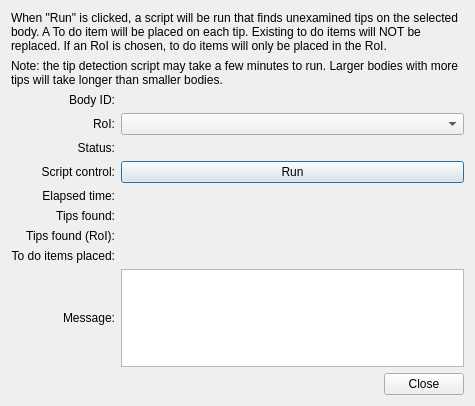
<?xml version="1.0" encoding="UTF-8"?>
<ui version="4.0">
 <class>TipDetectorDialog</class>
 <widget class="QDialog" name="TipDetectorDialog">
  <property name="geometry">
   <rect>
    <x>0</x>
    <y>0</y>
    <width>475</width>
    <height>406</height>
   </rect>
  </property>
  <property name="windowTitle">
   <string>Tip Detector</string>
  </property>
  <layout class="QVBoxLayout" name="verticalLayout">
   <item>
    <widget class="QLabel" name="label_2">
     <property name="text">
      <string>When &quot;Run&quot; is clicked, a script will be run that finds unexamined tips on the selected body. A To do item will be placed on each tip. Existing to do items will NOT be replaced. If an RoI is chosen, to do items will only be placed in the RoI.</string>
     </property>
     <property name="wordWrap">
      <bool>true</bool>
     </property>
    </widget>
   </item>
   <item>
    <widget class="QLabel" name="label_3">
     <property name="text">
      <string>Note: the tip detection script may take a few minutes to run. Larger bodies with more tips will take longer than smaller bodies.</string>
     </property>
     <property name="wordWrap">
      <bool>true</bool>
     </property>
    </widget>
   </item>
   <item>
    <layout class="QGridLayout" name="gridLayout_2">
     <item row="1" column="1">
      <widget class="QComboBox" name="roiMenu"/>
     </item>
     <item row="5" column="0">
      <widget class="QLabel" name="label_8">
       <property name="text">
        <string>Tips found:</string>
       </property>
       <property name="alignment">
        <set>Qt::AlignRight|Qt::AlignTrailing|Qt::AlignVCenter</set>
       </property>
      </widget>
     </item>
     <item row="5" column="1">
      <widget class="QLabel" name="locationsLabel">
       <property name="text">
        <string/>
       </property>
      </widget>
     </item>
     <item row="0" column="0">
      <widget class="QLabel" name="label">
       <property name="text">
        <string>Body ID:</string>
       </property>
       <property name="alignment">
        <set>Qt::AlignRight|Qt::AlignTrailing|Qt::AlignVCenter</set>
       </property>
      </widget>
     </item>
     <item row="4" column="0">
      <widget class="QLabel" name="label_7">
       <property name="text">
        <string>Elapsed time:</string>
       </property>
       <property name="alignment">
        <set>Qt::AlignRight|Qt::AlignTrailing|Qt::AlignVCenter</set>
       </property>
      </widget>
     </item>
     <item row="7" column="0">
      <widget class="QLabel" name="label_6">
       <property name="text">
        <string>To do items placed:</string>
       </property>
       <property name="alignment">
        <set>Qt::AlignRight|Qt::AlignTrailing|Qt::AlignVCenter</set>
       </property>
      </widget>
     </item>
     <item row="3" column="0">
      <widget class="QLabel" name="label_4">
       <property name="text">
        <string>Script control:</string>
       </property>
       <property name="alignment">
        <set>Qt::AlignRight|Qt::AlignTrailing|Qt::AlignVCenter</set>
       </property>
      </widget>
     </item>
     <item row="4" column="1">
      <widget class="QLabel" name="timeLabel">
       <property name="text">
        <string/>
       </property>
      </widget>
     </item>
     <item row="2" column="1">
      <widget class="QLabel" name="statusLabel">
       <property name="text">
        <string/>
       </property>
      </widget>
     </item>
     <item row="2" column="0">
      <widget class="QLabel" name="label_5">
       <property name="text">
        <string>Status:</string>
       </property>
       <property name="alignment">
        <set>Qt::AlignRight|Qt::AlignTrailing|Qt::AlignVCenter</set>
       </property>
      </widget>
     </item>
     <item row="8" column="1">
      <widget class="QTextEdit" name="messageText">
       <property name="readOnly">
        <bool>true</bool>
       </property>
      </widget>
     </item>
     <item row="7" column="1">
      <widget class="QLabel" name="todoLabel">
       <property name="text">
        <string/>
       </property>
      </widget>
     </item>
     <item row="0" column="1">
      <widget class="QLabel" name="bodyIDLabel">
       <property name="text">
        <string/>
       </property>
      </widget>
     </item>
     <item row="3" column="1">
      <widget class="QPushButton" name="runButton">
       <property name="text">
        <string>Run</string>
       </property>
      </widget>
     </item>
     <item row="8" column="0">
      <widget class="QLabel" name="label_9">
       <property name="text">
        <string>Message:</string>
       </property>
       <property name="alignment">
        <set>Qt::AlignRight|Qt::AlignTrailing|Qt::AlignVCenter</set>
       </property>
      </widget>
     </item>
     <item row="1" column="0">
      <widget class="QLabel" name="label_10">
       <property name="text">
        <string>RoI:</string>
       </property>
       <property name="alignment">
        <set>Qt::AlignRight|Qt::AlignTrailing|Qt::AlignVCenter</set>
       </property>
      </widget>
     </item>
     <item row="6" column="0">
      <widget class="QLabel" name="label_11">
       <property name="text">
        <string>Tips found (RoI):</string>
       </property>
       <property name="alignment">
        <set>Qt::AlignRight|Qt::AlignTrailing|Qt::AlignVCenter</set>
       </property>
      </widget>
     </item>
     <item row="6" column="1">
      <widget class="QLabel" name="locationsRoiLabel">
       <property name="text">
        <string/>
       </property>
      </widget>
     </item>
    </layout>
   </item>
   <item>
    <widget class="QDialogButtonBox" name="buttonBox">
     <property name="orientation">
      <enum>Qt::Horizontal</enum>
     </property>
     <property name="standardButtons">
      <set>QDialogButtonBox::Close</set>
     </property>
    </widget>
   </item>
  </layout>
 </widget>
 <resources/>
 <connections>
  <connection>
   <sender>buttonBox</sender>
   <signal>accepted()</signal>
   <receiver>TipDetectorDialog</receiver>
   <slot>accept()</slot>
   <hints>
    <hint type="sourcelabel">
     <x>248</x>
     <y>254</y>
    </hint>
    <hint type="destinationlabel">
     <x>157</x>
     <y>274</y>
    </hint>
   </hints>
  </connection>
  <connection>
   <sender>buttonBox</sender>
   <signal>rejected()</signal>
   <receiver>TipDetectorDialog</receiver>
   <slot>reject()</slot>
   <hints>
    <hint type="sourcelabel">
     <x>316</x>
     <y>260</y>
    </hint>
    <hint type="destinationlabel">
     <x>286</x>
     <y>274</y>
    </hint>
   </hints>
  </connection>
 </connections>
</ui>
